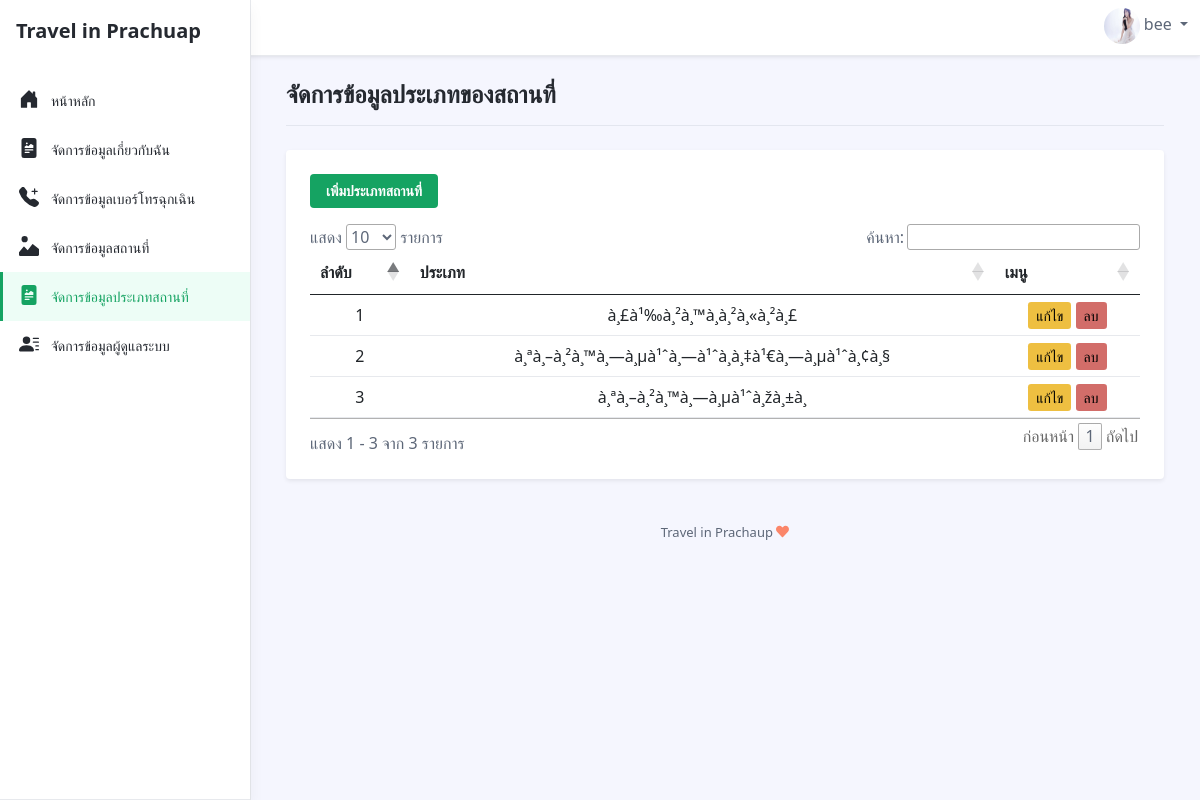
The app's page /admin/index.php?page=placetype (signed in) with its own data.
### tables this page shows
CREATE TABLE `tb_type_place` (
  `id` int(11) NOT NULL,
  `title` varchar(200) NOT NULL
);

### admin/placetype/index.php (the view, shortened to what this page needs)
<?php
    $sql = "SELECT * FROM tb_type_place";
    $query = mysqli_query($conn, $sql);
?>
<div class="row justify-content-between">
    <div class="col-auto">
        <h1 class="app-page-title mb-0">จัดการข้อมูลประเภทของสถานที่</h1>
    </div>
    <div class="col-auto">
    </div>
</div>
<hr class="mb-4">
<div class="row g-4 settings-section">
    <div class="col-12 col-md-12">
        <div class="app-card app-card-settings shadow-sm p-4">
            <div class="app-card-body">
            <a href="?page=<?=$_GET['page']?>&function=add" class="btn btn-primary text-white mb-3">เพิ่มประเภทสถานที่</a>
                <table class="table" id="tableall">
                    <thead class="text-center">
                        <tr>
                        <th scope="col">ลำดับ</th>
                        <th scope="col">ประเภท</th>
                        <th scope="col">เมนู</th>
                        </tr>
                    </thead>
                    <tbody class="text-center">
                        <?php
                            $i = 1;
                            foreach($query as $data):
                        ?>
                            <tr>
                                <td class="align-middle"><?=$i++?></td>
                                <td class="align-middle"><?=$data['title']?></td>
                                <td class="align-middle">
                                    <a href="?page=<?=$_GET['page']?>&function=update&id=<?=$data['id']?>" class="btn-sm btn-warning">แก้ไข</a>
                                    <a href="?page=<?=$_GET['page']?>&function=delete&id=<?=$data['id']?>" onclick="return confirm('ยืนยันการลบข้อมูล')" class="btn-sm btn-danger">ลบ</a>
                                </td>
                            </tr>
                        <?php endforeach; ?>
                    </tbody>
                </table>
            </div>
        </div>
    </div>
</div>

### records on screen
tb_type_place: title "à¸£à¹‰à¸²à¸™à¸­à¸²à¸«à¸²à¸£"
tb_type_place: title "à¸ªà¸–à¸²à¸™à¸—à¸µà¹ˆà¸—à¹ˆà¸­à¸‡à¹€à¸—à¸µà¹ˆà¸¢à¸§"
tb_type_place: title "à¸ªà¸–à¸²à¸™à¸—à¸µà¹ˆà¸žà¸±à¸"

### other values on screen
$_SESSION['user_login'] "bee"
